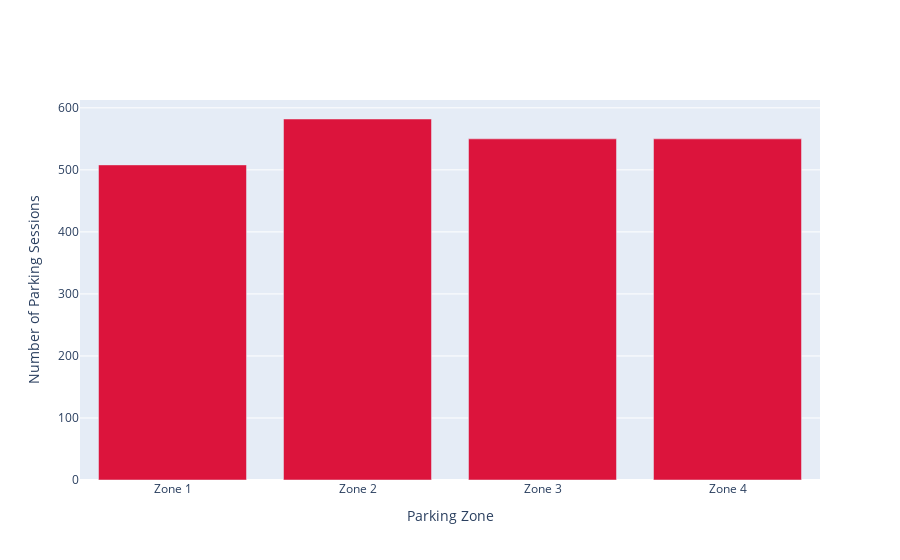

Here is the notebook cell this chart was saved with:
### Markdown cell above
### Distribution of parking sessions by parking zones (Class distribution)

### Code cell
plot_bar(data=df1, variable="parking_zone", colour='crimson')

### Figure 1 — Plotly figure (JSON) as saved in the notebook; plotly's stock layout.template omitted (floating-point values rounded to 4 significant figures)
{"data": [{"marker": {"color": "crimson"}, "type": "bar", "x": ["Zone 1", "Zone 2", "Zone 3", "Zone 4"], "y": [508, 582, 550, 550]}], "layout": {"title": {"text": ""}, "xaxis": {"title": {"text": "Parking Zone"}}, "yaxis": {"title": {"text": "Number of Parking Sessions"}}}}
